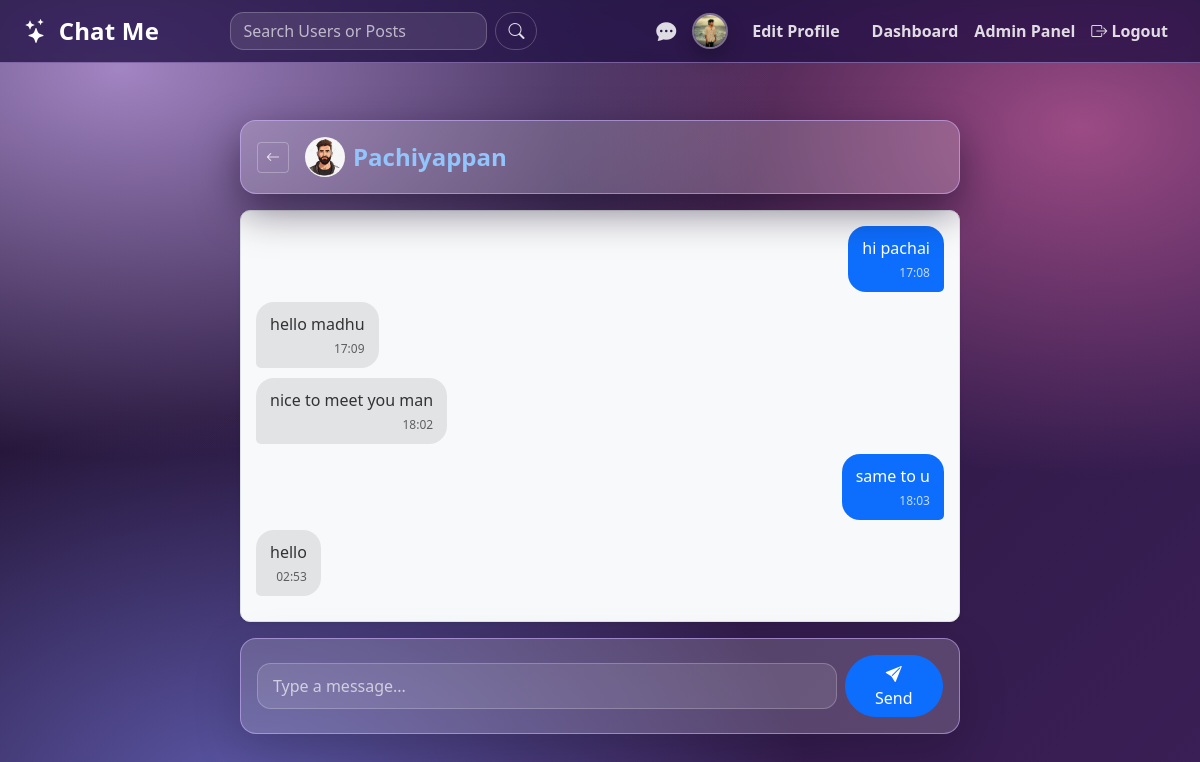
The page /chat/2/ (signed in) on the database its author committed.
### posts/models.py (models this page shows, shortened)
class Profile(models.Model):
    user = models.OneToOneField(User, on_delete=models.CASCADE)
    bio = models.TextField(max_length=500, blank=True)
    image = models.ImageField(
        upload_to='profile_pics/',
        default='profile_pics/default.png',
        blank=True
    )

class Message(models.Model):
    conversation = models.ForeignKey(
        Conversation,
        related_name='messages',
        on_delete=models.CASCADE
    )
    sender = models.ForeignKey(
        User,
        related_name='sent_messages',
        on_delete=models.CASCADE
    )
    content = models.TextField()
    timestamp = models.DateTimeField(auto_now_add=True)
    class Meta:
        ordering = ['timestamp']

### posts/views.py (the view)
# urls.py: path('chat/<int:convo_id>/', views.chat_detail_view, name='chat_detail'),
@login_required
def chat_detail_view(request, convo_id):
    conversation = get_object_or_404(Conversation, id=convo_id)
    if not conversation.participants.filter(id=request.user.id).exists():
        messages.error(request, "You are not a participant in this chat.")
        return redirect('inbox')
    messages_list = conversation.messages.all()
    other_user = conversation.participants.exclude(id=request.user.id).first()
    if request.method == 'POST':
        form = MessageForm(request.POST)
        if form.is_valid():
            new_message = form.save(commit=False)
            new_message.conversation = conversation
            new_message.sender = request.user
            new_message.save()
            conversation.last_message_at = timezone.now()
            conversation.save()
            return redirect('chat_detail', convo_id=convo_id)
    else:
        form = MessageForm()
    context = {
        'conversation': conversation,
        'messages_list': messages_list,
        'other_user': other_user,
        'form': form
    }
    return render(request, 'posts/chat_detail.html', context)

### posts/forms.py
class MessageForm(forms.ModelForm):
    content = forms.CharField(
        label='',
        widget=forms.TextInput(attrs={'placeholder': 'Type a message...', 'class': 'form-control'}),
        required=True
    )
    class Meta:
        model = Message
        fields = ['content']

### posts/templates/posts/chat_detail.html (shortened to what this page needs)
{% extends 'posts/base.html' %}
{% block content %}
<link
  href="https://cdn.jsdelivr.net/npm/bootstrap@5.3.2/dist/css/bootstrap.min.css"
  rel="stylesheet"
/>
<link
  rel="stylesheet"
  href="https://cdnjs.cloudflare.com/ajax/libs/animate.css/4.1.1/animate.min.css"
/>
<div class="container py-4 animate__animated animate__fadeIn">
    <div class="row justify-content-center">
        <div class="col-md-8">
            <div class="card p-3 mb-3 chat-header">
                <h4 class="mb-0 d-flex align-items-center">
                    <a href="{% url 'inbox' %}" class="btn btn-sm btn-outline-secondary me-3">
                        <i class="bi bi-arrow-left"></i>
                    </a>
                    <img src="{{ other_user.profile.image.url }}"
                         alt="DP"
                         class="rounded-circle me-2"
                         style="width: 40px; height: 40px; object-fit: cover;">
                    <a href="{% url 'profile' username=other_user.username %}"
                       class="text-decoration-none fw-bold text-primary">
                        {{ other_user.username }}
                    </a>
                </h4>
            </div>
            <div class="message-container shadow-sm animate__animated animate__fadeInUp">
                {% for message in messages_list %}
                    <div class="message-bubble {% if message.sender == request.user %}sent{% else %}received{% endif %}">
                        <p class="mb-1">{{ message.content }}</p>
                        <small class="d-block text-end opacity-75" style="font-size: 0.75em;">
                            {{ message.timestamp|date:"H:i" }}
                        </small>
                    </div>
                {% empty %}
                    <div class="alert alert-warning text-center animate__animated animate__fadeInUp">
                        Start the conversation! Send the first message.
                    </div>
                {% endfor %}
            </div>
            <div class="card p-3 shadow-lg mt-3 animate__animated animate__fadeInUp">
                <form method="post" action="{% url 'chat_detail' conversation.id %}" class="d-flex align-items-center">
                    {{ form.content }}
                    <button type="submit" class="btn btn-primary ms-2 rounded-pill px-4">
                        <i class="bi bi-send-fill"></i> Send
                    </button>
                </form>
            </div>
        </div>
    </div>
</div>
{% endblock content %}

### posts/templates/posts/base.html (shortened to what this page needs)
{% load static %}
<!DOCTYPE html>
<html lang="en">
<head>
    <link href="https://cdn.jsdelivr.net/npm/bootstrap@5.3.3/dist/css/bootstrap.min.css" rel="stylesheet">
    <link href="https://cdn.jsdelivr.net/npm/bootstrap-icons@1.11.3/font/bootstrap-icons.css" rel="stylesheet">
    <link rel="stylesheet" href="https://cdnjs.cloudflare.com/ajax/libs/animate.css/4.1.1/animate.min.css"/>
    <link rel="stylesheet" href="{% static 'posts/app.css' %}">
</head>
<body class="app">
    <nav class="navbar navbar-expand-lg navbar-dark glass-navbar fixed-top">
        <div class="container-fluid px-4">
            <a class="navbar-brand fs-4" href="{% url 'home' %}">
                <i class="bi bi-stars me-1"></i> Chat Me
            </a>
            <div class="collapse navbar-collapse" id="navbarNav">
                {% if user.is_authenticated %}
                <form class="d-flex mx-auto" method="GET" action="{% url 'search' %}">
                    <input class="form-control me-2 nav-search" type="search" placeholder="Search Users or Posts" aria-label="Search" name="q" required>
                    <button class="btn btn-outline-light nav-search-btn" type="submit"><i class="bi bi-search"></i></button>
                </form>
                {% endif %}
                <ul class="navbar-nav ms-auto align-items-center">
                    {% if user.is_authenticated %}
                        <li class="nav-item me-2">
                             <a class="nav-link" href="{% url 'inbox' %}" title="Inbox">
                                 <i class="bi bi-chat-dots-fill fs-5"></i>
                             </a>
                        </li>
                        <li class="nav-item me-3">
                            <a class="nav-link p-0" href="{% url 'profile' username=user.username %}">
                                <img src="{{ user.profile.image.url }}"
                                    alt="DP"
                                    class="rounded-circle nav-avatar">
                            </a>
                        </li>
                        <li class="nav-item me-3">
                            <a class="nav-link" href="{% url 'update_profile' %}">Edit Profile</a>
                        </li>
                        {% if user.is_staff %}
                            <li class="nav-item"><a class="nav-link text-danger" href="{% url 'admin_dashboard' %}">Dashboard</a></li>
                            <li class="nav-item"><a class="nav-link text-danger" href="{% url 'admin:index' %}">Admin Panel</a></li>
                        {% endif %}
                        <li class="nav-item">
                            <form method="post" action="{% url 'logout' %}" class="d-inline">
                                <button type="submit" class="logout-btn nav-link">
                                    <i class="bi bi-box-arrow-right"></i> Logout
                                </button>
                            </form>
                        </li>
                    {% endif %}
                </ul>
            </div>
        </div>
    </nav>
    <div class="container mt-5 pt-5 app-container">
        {% block content %}{% endblock content %}
    </div>
</body>
</html>

### posts/static/posts/app.css (style rules this page uses)
:root { --bg-0:#201433; --bg-1:#3b1f57; --glass-bg: rgba(255,255,255,.18); --glass-bg-strong: rgba(255,255,255,.22); --glass-border: rgba(208,180,255,.55); --glass-shadow: 0 16px 42px rgba(20,10,35,.55); --text: rgba(250,245,255,.95); --text-muted: rgba(226,213,255,.78); --brand: #a855f7; --brand2: #d946ef; --brand3: #818cf8; }
body.app { color: var(--text); background: radial-gradient(1100px 650px at 10% 8%, rgba(216,180,254,.70), transparent 60%), radial-gradient(900px 600px at 90% 15%, rgba(244,114,182,.55), transparent 58%), radial-gradient(950px 650px at 20% 95%, rgba(129,140,248,.55), transparent 60%), linear-gradient(135deg, var(--bg-0), var(--bg-1)); min-height: 100vh; overflow-x: hidden; }
.app-container { animation: appFadeIn .35s ease; }
.glass-navbar { background: rgba(32, 18, 66, .78) !important; border-bottom: 1px solid rgba(216,180,254,.45); backdrop-filter: blur(14px) saturate(145%); -webkit-backdrop-filter: blur(14px) saturate(145%); }
.glass-navbar .navbar-brand { font-weight: 800; letter-spacing: .2px; color: #fff !important; }
.glass-navbar .nav-link { color: rgba(255,255,255,.85) !important; font-weight: 600; transition: opacity .15s ease, transform .15s ease, color .15s ease; }
.nav-avatar { width: 36px; height: 36px; object-fit: cover; border: 2px solid rgba(255,255,255,.38); box-shadow: 0 8px 18px rgba(0,0,0,.25); }
.nav-search { background: rgba(255,255,255,.16) !important; border: 1px solid rgba(233,213,255,.55) !important; color: #fff !important; border-radius: 999px !important; }
.nav-search::placeholder { color: rgba(255,255,255,.70) !important; }
.nav-search-btn { border-radius: 999px !important; border-color: rgba(255,255,255,.22) !important; }
body.app .card { background: var(--glass-bg); border: 1px solid var(--glass-border); border-radius: 1rem; box-shadow: var(--glass-shadow); backdrop-filter: blur(16px) saturate(140%); -webkit-backdrop-filter: blur(16px) saturate(140%); color: var(--text); }
body.app .text-primary { color: #93c5fd !important; }
body.app .form-control, body.app textarea.form-control, body.app .form-select { background: rgba(255,255,255,.10) !important; border: 1px solid rgba(255,255,255,.22) !important; color: rgba(255,255,255,.92) !important; border-radius: .85rem !important; }
body.app .form-control::placeholder { color: rgba(255,255,255,.65) !important; }
body.app .btn-outline-secondary, body.app .btn-outline-warning, body.app .btn-outline-danger, body.app .btn-outline-light { border-color: rgba(255,255,255,.28); color: rgba(255,255,255,.86); }
body.app a { color: #a5b4fc; }

### posts/templates/posts/chat_detail.html (style rules this page uses)
.message-container { max-height: 65vh; overflow-y: auto; padding: 15px; border: 1px solid #dee2e6; border-radius: 10px; background-color: #f8f9fa; display: flex; flex-direction: column; scroll-behavior: smooth; animation: fadeIn 0.5s ease; }
.message-bubble { padding: 10px 14px; border-radius: 18px; max-width: 70%; margin-bottom: 10px; word-wrap: break-word; animation: slideIn 0.3s ease; }
.sent { background-color: #0d6efd; color: #fff; align-self: flex-end; border-bottom-right-radius: 5px; }
.received { background-color: #e2e3e5; color: #333; align-self: flex-start; border-bottom-left-radius: 5px; }
.chat-header { position: sticky; top: 60px; z-index: 10; background-color: #fff; border-radius: 10px; box-shadow: 0 3px 6px rgba(0, 0, 0, 0.05); animation: fadeInDown 0.5s ease; }
form input[type="text"], form textarea { flex-grow: 1; border-radius: 20px; border: 1px solid #ccc; padding: 10px 15px; resize: none; transition: all 0.3s ease; }

### rows shown on the page
Message: content "hi pachai", timestamp "17:08"
Message: content "hello madhu", timestamp "17:09"
Message: content "nice to meet you man", timestamp "18:02"
Message: content "same to u", timestamp "18:03"
Message: content "hello", timestamp "02:53"

### other values the page prints
{{ other_user.username }} "Pachiyappan"
